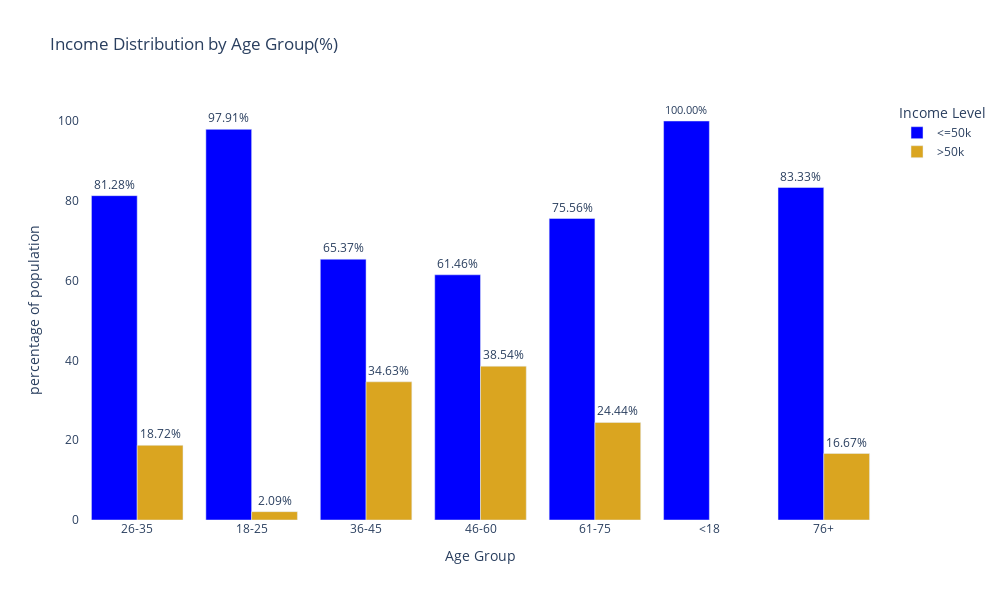
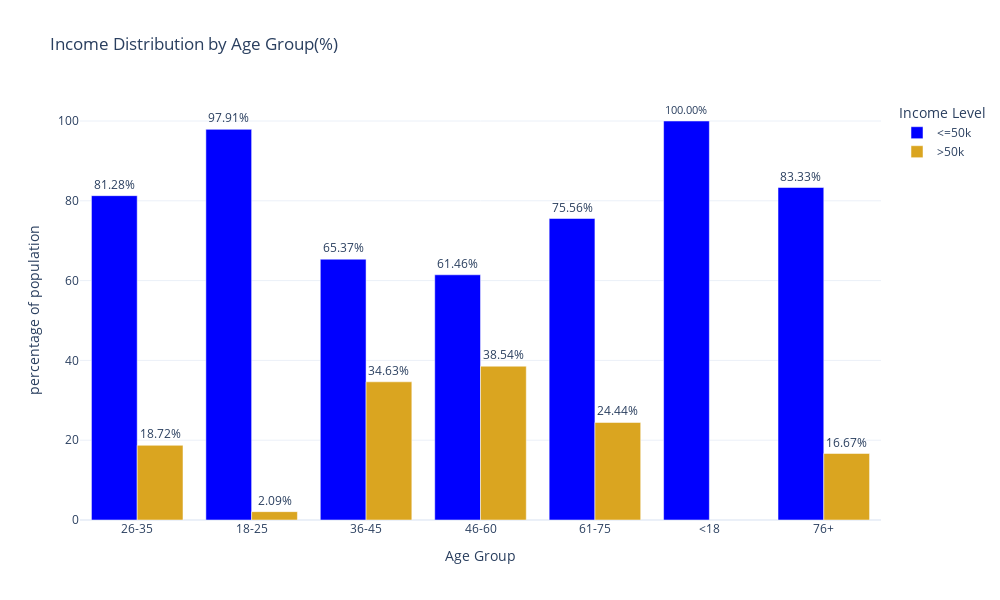
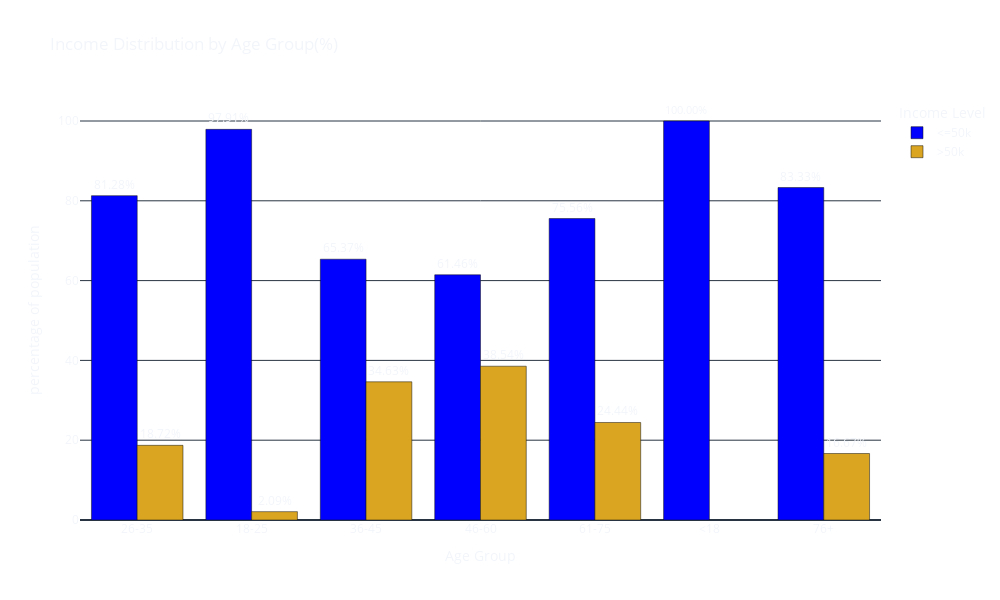
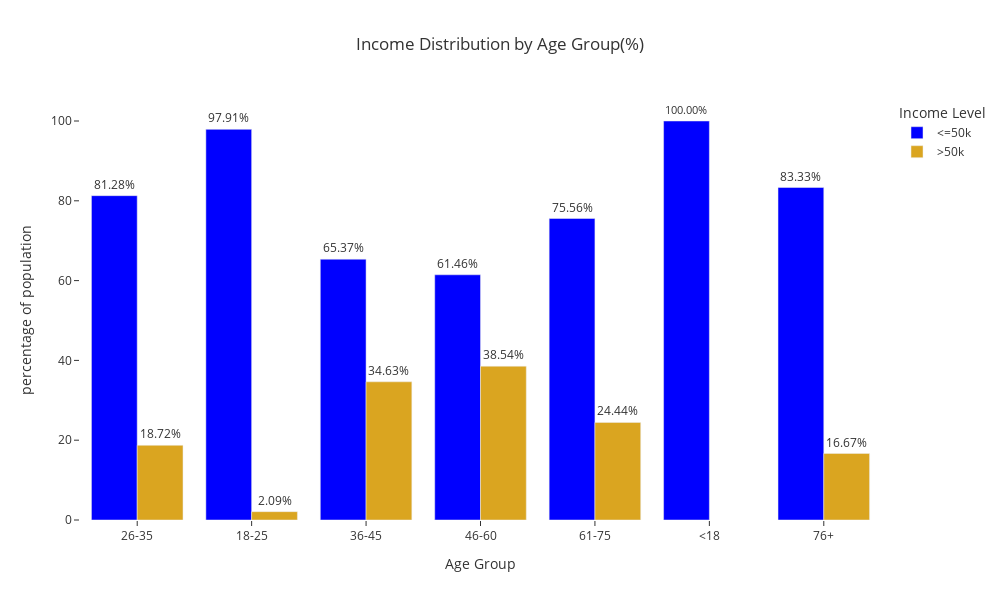

Notebook cell for these charts, in order:
### Code cell
themes = ["plotly", "plotly_white", "plotly_dark", "ggplot2", "seaborn", "simple_white",
         "presentation", "xgridoff", "ygridoff", "gridon", "none"]
for theme in themes:
    fig.update_layout(template=theme)
    fig.show()

### Figure 1 — Plotly figure (JSON) as saved in the notebook; plotly's stock layout.template omitted (floating-point values rounded to 4 significant figures)
{"data": [{"alignmentgroup": "True", "hovertemplate": "income=<=50k<br>age_group=%{x}<br>percentage=%{text}<extra></extra>", "legendgroup": "<=50k", "marker": {"color": "blue", "pattern": {"shape": ""}}, "name": "<=50k", "offsetgroup": "<=50k", "orientation": "v", "showlegend": true, "text": [81.28, 97.91, 65.37, 61.46, 75.56, 100.0, 83.33], "textposition": "outside", "texttemplate": "%{text:.2f}%", "type": "bar", "x": ["26-35", "18-25", "36-45", "46-60", "61-75", "<18", "76+"], "xaxis": "x", "y": [81.28, 97.91, 65.37, 61.46, 75.56, 100.0, 83.33], "yaxis": "y"}, {"alignmentgroup": "True", "hovertemplate": "income=>50k<br>age_group=%{x}<br>percentage=%{text}<extra></extra>", "legendgroup": ">50k", "marker": {"color": "goldenrod", "pattern": {"shape": ""}}, "name": ">50k", "offsetgroup": ">50k", "orientation": "v", "showlegend": true, "text": [38.54, 34.63, 18.72, 24.44, 2.093, 16.67], "textposition": "outside", "texttemplate": "%{text:.2f}%", "type": "bar", "x": ["46-60", "36-45", "26-35", "61-75", "18-25", "76+"], "xaxis": "x", "y": [38.54, 34.63, 18.72, 24.44, 2.093, 16.67], "yaxis": "y"}], "layout": {"barmode": "group", "height": 600, "legend": {"title": {"text": "Income Level"}, "tracegroupgap": 0}, "paper_bgcolor": "rgba(0, 0, 0, 0)", "plot_bgcolor": "rgba(0, 0, 0, 0)", "title": {"text": "Income Distribution by Age Group(%)"}, "width": 1000, "xaxis": {"anchor": "y", "autorange": true, "domain": [0, 1], "range": [-0.5, 6.5], "title": {"text": "Age Group"}, "type": "category"}, "yaxis": {"anchor": "x", "autorange": true, "domain": [0, 1], "range": [0, 105.3], "title": {"text": "percentage of population"}, "type": "linear"}}}

### Figure 2 — Plotly figure (JSON) as saved in the notebook; plotly's stock layout.template omitted (floating-point values rounded to 4 significant figures)
{"data": [{"alignmentgroup": "True", "hovertemplate": "income=<=50k<br>age_group=%{x}<br>percentage=%{text}<extra></extra>", "legendgroup": "<=50k", "marker": {"color": "blue", "pattern": {"shape": ""}}, "name": "<=50k", "offsetgroup": "<=50k", "orientation": "v", "showlegend": true, "text": [81.28, 97.91, 65.37, 61.46, 75.56, 100.0, 83.33], "textposition": "outside", "texttemplate": "%{text:.2f}%", "type": "bar", "x": ["26-35", "18-25", "36-45", "46-60", "61-75", "<18", "76+"], "xaxis": "x", "y": [81.28, 97.91, 65.37, 61.46, 75.56, 100.0, 83.33], "yaxis": "y"}, {"alignmentgroup": "True", "hovertemplate": "income=>50k<br>age_group=%{x}<br>percentage=%{text}<extra></extra>", "legendgroup": ">50k", "marker": {"color": "goldenrod", "pattern": {"shape": ""}}, "name": ">50k", "offsetgroup": ">50k", "orientation": "v", "showlegend": true, "text": [38.54, 34.63, 18.72, 24.44, 2.093, 16.67], "textposition": "outside", "texttemplate": "%{text:.2f}%", "type": "bar", "x": ["46-60", "36-45", "26-35", "61-75", "18-25", "76+"], "xaxis": "x", "y": [38.54, 34.63, 18.72, 24.44, 2.093, 16.67], "yaxis": "y"}], "layout": {"barmode": "group", "height": 600, "legend": {"title": {"text": "Income Level"}, "tracegroupgap": 0}, "paper_bgcolor": "rgba(0, 0, 0, 0)", "plot_bgcolor": "rgba(0, 0, 0, 0)", "title": {"text": "Income Distribution by Age Group(%)"}, "width": 1000, "xaxis": {"anchor": "y", "autorange": true, "domain": [0, 1], "range": [-0.5, 6.5], "title": {"text": "Age Group"}, "type": "category"}, "yaxis": {"anchor": "x", "autorange": true, "domain": [0, 1], "range": [0, 105.3], "title": {"text": "percentage of population"}, "type": "linear"}}}

### Figure 3 — Plotly figure (JSON) as saved in the notebook; plotly's stock layout.template omitted (floating-point values rounded to 4 significant figures)
{"data": [{"alignmentgroup": "True", "hovertemplate": "income=<=50k<br>age_group=%{x}<br>percentage=%{text}<extra></extra>", "legendgroup": "<=50k", "marker": {"color": "blue", "pattern": {"shape": ""}}, "name": "<=50k", "offsetgroup": "<=50k", "orientation": "v", "showlegend": true, "text": [81.28, 97.91, 65.37, 61.46, 75.56, 100.0, 83.33], "textposition": "outside", "texttemplate": "%{text:.2f}%", "type": "bar", "x": ["26-35", "18-25", "36-45", "46-60", "61-75", "<18", "76+"], "xaxis": "x", "y": [81.28, 97.91, 65.37, 61.46, 75.56, 100.0, 83.33], "yaxis": "y"}, {"alignmentgroup": "True", "hovertemplate": "income=>50k<br>age_group=%{x}<br>percentage=%{text}<extra></extra>", "legendgroup": ">50k", "marker": {"color": "goldenrod", "pattern": {"shape": ""}}, "name": ">50k", "offsetgroup": ">50k", "orientation": "v", "showlegend": true, "text": [38.54, 34.63, 18.72, 24.44, 2.093, 16.67], "textposition": "outside", "texttemplate": "%{text:.2f}%", "type": "bar", "x": ["46-60", "36-45", "26-35", "61-75", "18-25", "76+"], "xaxis": "x", "y": [38.54, 34.63, 18.72, 24.44, 2.093, 16.67], "yaxis": "y"}], "layout": {"barmode": "group", "height": 600, "legend": {"title": {"text": "Income Level"}, "tracegroupgap": 0}, "paper_bgcolor": "rgba(0, 0, 0, 0)", "plot_bgcolor": "rgba(0, 0, 0, 0)", "title": {"text": "Income Distribution by Age Group(%)"}, "width": 1000, "xaxis": {"anchor": "y", "autorange": true, "domain": [0, 1], "range": [-0.5, 6.5], "title": {"text": "Age Group"}, "type": "category"}, "yaxis": {"anchor": "x", "autorange": true, "domain": [0, 1], "range": [0, 105.3], "title": {"text": "percentage of population"}, "type": "linear"}}}

### Figure 4 — Plotly figure (JSON) as saved in the notebook; plotly's stock layout.template omitted (floating-point values rounded to 4 significant figures)
{"data": [{"alignmentgroup": "True", "hovertemplate": "income=<=50k<br>age_group=%{x}<br>percentage=%{text}<extra></extra>", "legendgroup": "<=50k", "marker": {"color": "blue", "pattern": {"shape": ""}}, "name": "<=50k", "offsetgroup": "<=50k", "orientation": "v", "showlegend": true, "text": [81.28, 97.91, 65.37, 61.46, 75.56, 100.0, 83.33], "textposition": "outside", "texttemplate": "%{text:.2f}%", "type": "bar", "x": ["26-35", "18-25", "36-45", "46-60", "61-75", "<18", "76+"], "xaxis": "x", "y": [81.28, 97.91, 65.37, 61.46, 75.56, 100.0, 83.33], "yaxis": "y"}, {"alignmentgroup": "True", "hovertemplate": "income=>50k<br>age_group=%{x}<br>percentage=%{text}<extra></extra>", "legendgroup": ">50k", "marker": {"color": "goldenrod", "pattern": {"shape": ""}}, "name": ">50k", "offsetgroup": ">50k", "orientation": "v", "showlegend": true, "text": [38.54, 34.63, 18.72, 24.44, 2.093, 16.67], "textposition": "outside", "texttemplate": "%{text:.2f}%", "type": "bar", "x": ["46-60", "36-45", "26-35", "61-75", "18-25", "76+"], "xaxis": "x", "y": [38.54, 34.63, 18.72, 24.44, 2.093, 16.67], "yaxis": "y"}], "layout": {"barmode": "group", "height": 600, "legend": {"title": {"text": "Income Level"}, "tracegroupgap": 0}, "paper_bgcolor": "rgba(0, 0, 0, 0)", "plot_bgcolor": "rgba(0, 0, 0, 0)", "title": {"text": "Income Distribution by Age Group(%)"}, "width": 1000, "xaxis": {"anchor": "y", "autorange": true, "domain": [0, 1], "range": [-0.5, 6.5], "title": {"text": "Age Group"}, "type": "category"}, "yaxis": {"anchor": "x", "autorange": true, "domain": [0, 1], "range": [0, 105.3], "title": {"text": "percentage of population"}, "type": "linear"}}}
